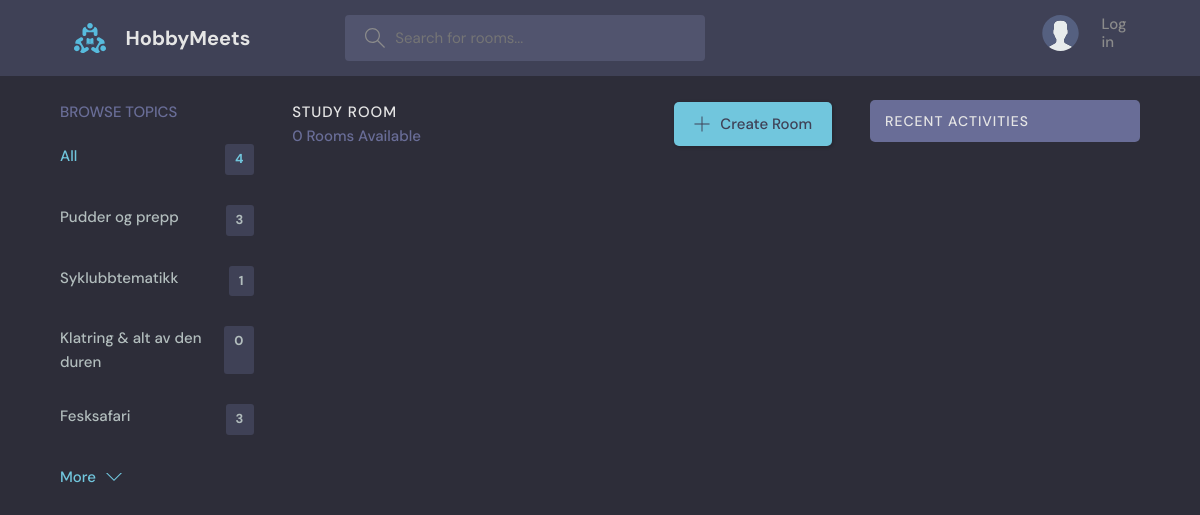
The app's page /?q=Kverulering, older data.
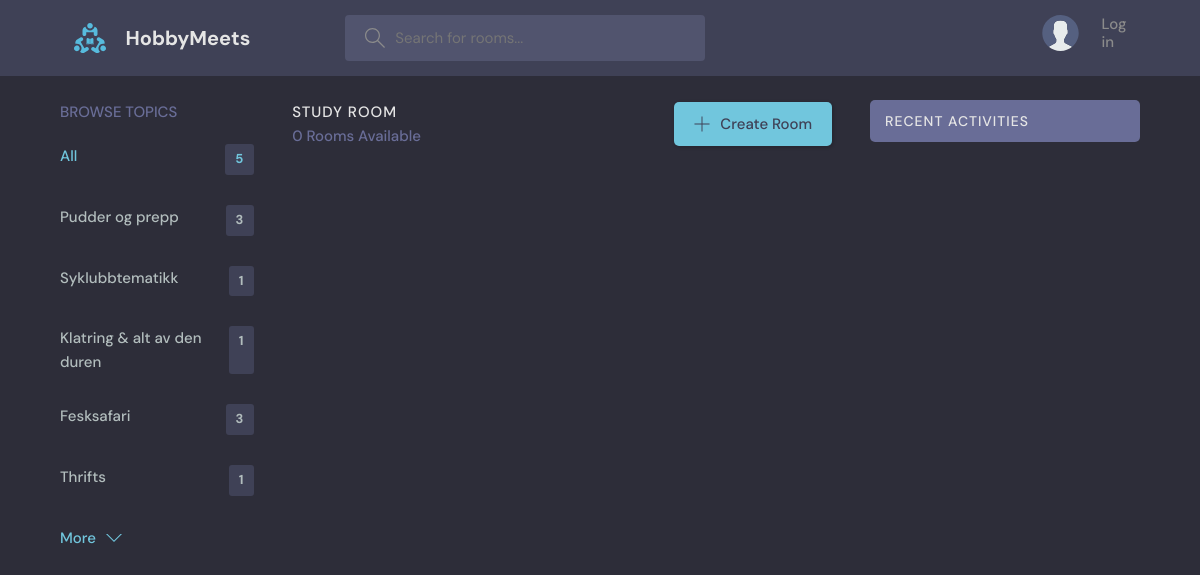
The same page, newer data.
### base/models.py (models this page shows, shortened)
class Topic(models.Model):
    name = models.CharField(max_length=200)

### base/views.py (the view)
# urls.py: path('', views.home, name ="home"), #three parameters: home page path, home view from the views file, and an optional name to call this view/url (handy bc you can reference the url by its name in othe
def home(request):
    q = request.GET.get('q') if request.GET.get('q') != None else '' #q for query hehe. q returns whatever is passed into the url. youtube: 2:13:40 for more
    rooms = Room.objects.filter( #filter() w/out parameters works just like all()
        Q(topic__name__icontains=q) | #icontains is for the search functionality, makes it possible to search for partial matches (i makes it case insensitive)
        Q(name__icontains=q) | #topic__name, name, description are all keywords of filter, not of Room model. topic__name is a composite keyword that goes into the parent function
        Q(description__icontains=q)
        )
    topics = Topic.objects.all()[0:5] #TODO: fix this so that the most popular topics appear first?
    room_count = rooms.count() #faster than len() method
    room_messages = Message.objects.filter(Q(room__topic__name__icontains=q))
    context = {'rooms': rooms, 'topics': topics, 'room_count': room_count,
                'room_messages': room_messages}
    return render(request, 'base/home.html', context)

### base/templates/base/home.html (shortened to what this page needs)
{% extends 'main.html' %}
{% block content %}
    <main class="layout layout--3">
      <div class="container">
        {% include 'base/topics_component.html' %}
        <div class="roomList">
          <div class="roomList__header">
            <div>
              <h2>Study Room</h2>
              <p>{{room_count}} Rooms Available</p>
            </div>
            <a class="btn btn--main" href="{% url 'create-room' %}">
              <svg version="1.1" xmlns="http://www.w3.org/2000/svg" width="32" height="32" viewBox="0 0 32 32">
                <title>add</title>
                <path
                  d="M16.943 0.943h-1.885v14.115h-14.115v1.885h14.115v14.115h1.885v-14.115h14.115v-1.885h-14.115v-14.115z"
                ></path>
              </svg>
              Create Room
            </a>
          </div>
        </div>
        {% include 'base/activity_component.html' %}
      </div>
    </main>
    {% endblock %}

### base/templates/base/topics_component.html
<div class="topics">
    <div class="topics__header">
      <h2>Browse Topics</h2>
    </div>
    <ul class="topics__list">
      <li>
        <a href="/" class="active">All <span>{{topics.count}}</span></a>
      </li>
      {% for topic in topics %}
      <li>
        <a href="{% url 'home' %}?q={{topic.name}}">{{topic.name}}<span>{{topic.room_set.all.count}}</span></a>
      </li>
      {% endfor %}
    </ul>
    <a class="btn btn--link" href="{% url 'topics' %}">
      More
      <svg version="1.1" xmlns="http://www.w3.org/2000/svg" width="32" height="32" viewBox="0 0 32 32">
        <title>chevron-down</title>
        <path d="M16 21l-13-13h-3l16 16 16-16h-3l-13 13z"></path>
      </svg>
    </a>
  </div>

Row changes from the older to the newer data that the page shows:
computed for Topic "Klatring & alt av den duren": room_set.all.count "0" → "1"
added Topic: name "Thrifts", room_set.all.count "1"
Text that changed along with them:
{{ topics.count }}: "4" → "5"
